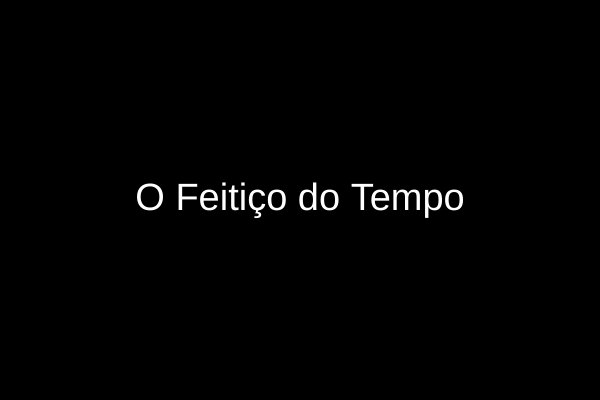
Frame 1 (no input)
Frame 60 (no input): identical to frame 1, image omitted
Frame 120 (the mouse pressed at the canvas centre since frame 60): identical to frame 1, image omitted

The p5.js sketch that drew this single still picture (run headless with seeded random() and noise() and a simulated clock; from frame 60 on, the mouse is pressed at the canvas centre):

// p5.js sketch
// ── sketch.js
let campoIdade;
let campoFantasia; 
let campoAventura; 

function setup() {
  createCanvas(600, 400);
  createElement("h2", "Recomendador de Filmes")
  createSpan("Sua idade");
  campoIdade = createInput("5");
  campoFantasia = createCheckbox("Gosta de Fantasia?");
  campoAventura = createCheckbox("Gosta de Aventura?");
}

function draw() {
  background("black");
  let idade = campoIdade.value();
  let gostaDeFantasia = campoFantasia.checked();
  let gostaDeAventura = campoAventura.checked();
  let recomendacao = geraRecomendacao(idade, gostaDeFantasia);
  
  fill(color("white"));
  textAlign(CENTER, CENTER); 
  textSize(38); 
  text(recomendacao, width / 2, height / 2);
}

function geraRecomendacao(idade, gostaDeFantasia, gostaDeAventura) {
  if(idade >= 10) {
    if(idade >= 14) {
      return "O menino que descobriu o vento";
    } else {
      if (idade >= 12) {
        if(gostaDeFantasia || gostaDeAventura) {
          return "Homem Aranha: No Aranhaverso";
        } else {
          return "Ladrões de Bicicleta";
        }
      } else {
        if (gostaDeFantasia) {
          return "As Aventuras de Pi";
        } else {
          return "Depois da Chuva";
        }
      }
    }
  } else {
      if(gostaDeFantasia) {
      return "A viagem de Chihiro";
    } else {
      return "O Feitiço do Tempo";
    }
  }
}
